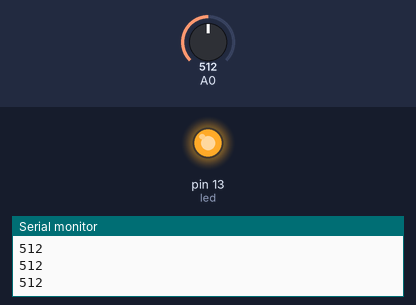
A sketch run on a simulated Arduino Uno, built with avr-gcc and run on an emulated ATmega328P. On the bench: output pins drawn as LEDs (lit = HIGH), the last lines printed to the serial monitor. Inputs (shaded band) come from the test bench; at power-on: A0 = 512.

Above: at 1.2 s.
1.3 s: A0 set to 737
2.8 s: A0 set to 768
At 3.9 s:
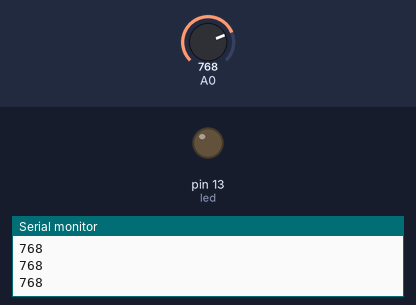
4.3 s: A0 set to 740
At 5.2 s:
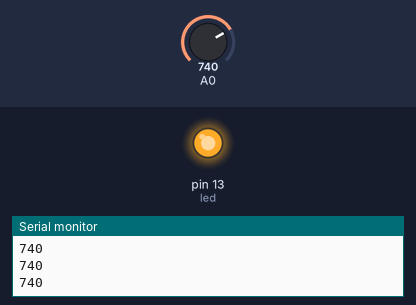
5.8 s: A0 set to 760
At 6.5 s:
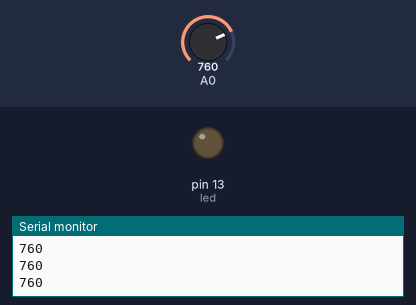
Timing chart, 0 to 8.3 s (numbered marks = the images above; inputs shaded):
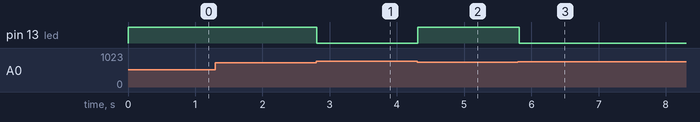

Measured:
- the behaviour switches between 749 and 750 on A0 (found by bisection; images 0 and 1)
- after the input at 2.8 s, pin 13 (led): HIGH → LOW at once
- after the input at 4.3 s, pin 13 (led): LOW → HIGH at once
- after the input at 5.8 s, pin 13 (led): HIGH → LOW at once

The sketch:

Photoresistor.ino
```cpp
int led = 13;
int threshold = 750;
int time = 100;


void setup() {

Serial.begin(9600);
pinMode(led,OUTPUT);

}

void loop() {

  int photoresistor = analogRead(A0);

  Serial.println(photoresistor);

  if(photoresistor < threshold){
    digitalWrite(led,HIGH);
  }
  else{
    digitalWrite(led,LOW);
  }

  delay(time);
}
```
